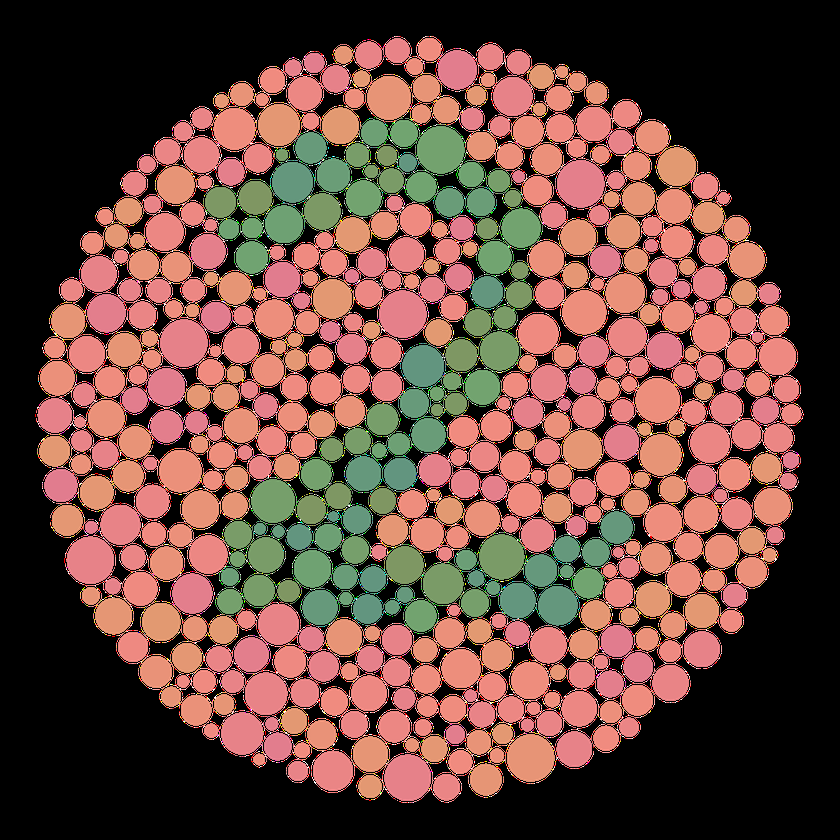
%> input picture analyse_donnees/analyse_en_composantes_principales/image.png, 840 x 840 px, shrunk from 1920 x 1920 before the run
$ octave test_Hishihara.m   (GNU Octave 9; MATLAB toolbox functions it lacks are replaced by stand-ins)
%> lines starting %> are read from the running program, lines starting %| are printed output that depends on the picture; in (x1, y1, x2, y2) boxes, pixels count from 0 and x2, y2 are one past the last pixel; in counts of white or black regions, pixels touching at a corner belong together; the program's own positions count from 1
### analyse_donnees/analyse_en_composantes_principales/noircir_pixels_blancs.m
function I_sans_blanc = noircir_pixels_blancs(I)

    I_sans_blanc = I;
    I_sans_blanc(I_sans_blanc == 255) = 0;

end

### analyse_donnees/analyse_en_composantes_principales/ACP.m
function [C,P] = ACP(X)

    moyenne = mean(X);
    n = size(X, 1);
    Xc = X - repmat(moyenne, n, 1);
    sigma = 1/n*(Xc'*Xc);
    [W, D] = eig(sigma);
    [~, indices] = sort(diag(D), 'descend');
    P = W(:, indices);
    C = Xc*P;

end

### analyse_donnees/analyse_en_composantes_principales/correlation_contraste.m
function [correlation,contraste] = correlation_contraste(X)

    moyenne = mean(X);
    n = size(X, 1);
    Xc = X - repmat(moyenne, n, 1);
    sigma = 1/n*(Xc'*Xc);
    variances = diag(sigma);
    correlation_RV = sigma(1,2)./(sqrt(sigma(1,1)*sigma(2,2)));
    correlation_RB = sigma(1,3)./(sqrt(sigma(1,1)*sigma(3,3)));
    correlation_BV = sigma(2,3)./(sqrt(sigma(3,3)*sigma(2,2)));
    correlation = [correlation_RV, correlation_RB, correlation_BV];
    contraste = variances/sum(variances);

end

### analyse_donnees/analyse_en_composantes_principales/test_Hishihara.m
clear;
close all;

taille_ecran = get(0,'ScreenSize');
L = taille_ecran(3);
H = taille_ecran(4);

figure('Name','ACP d''une image RVB',...
       'Position',[0.1*L,0.1*H,0.8*L,0.7*H],...
       'Color',[0.7 0.75 0.85]);

% Lecture d'une image RVB :
I = imread('image.png');
%> I is the input picture: size 840x840x3 uint8; mean R, G, B 106.6, 72, 63

% Modification de la couleur des pixels blancs :
I = noircir_pixels_blancs(I); % FONCTION A CODER
%> in noircir_pixels_blancs, `I_sans_blanc(I_sans_blanc == 255) = 0;`:
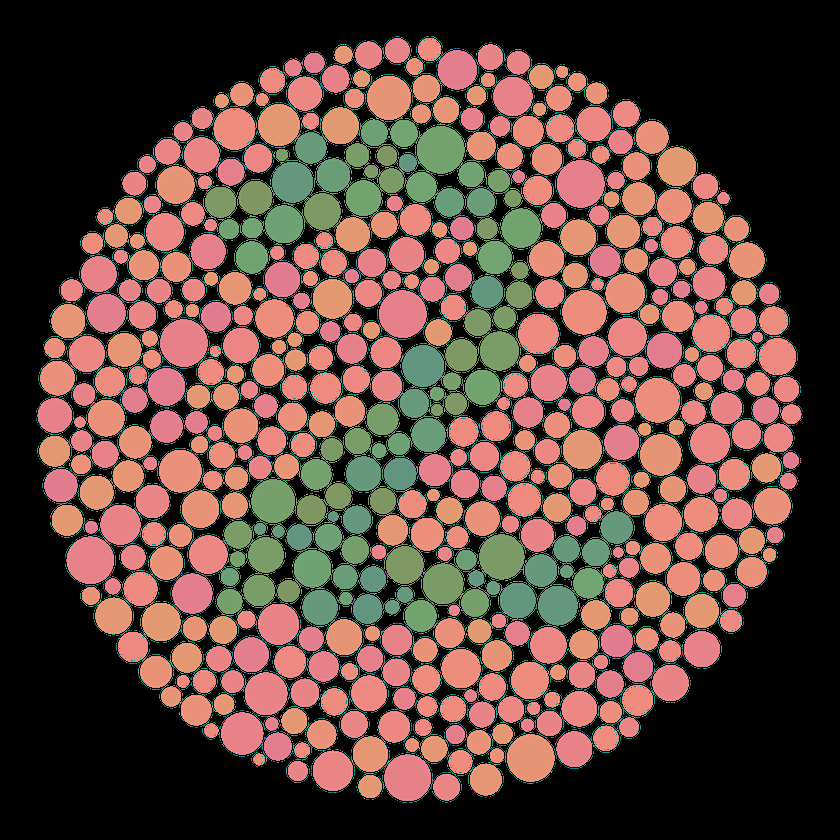
%> I_sans_blanc: size 840x840x3 uint8; 4.41% of pixels changed, all inside (x1, y1, x2, y2) = (35, 36, 804, 803)

% Decoupage de l'image modifiee en trois canaux et conversion en doubles :
R = double(I(:,:,1));
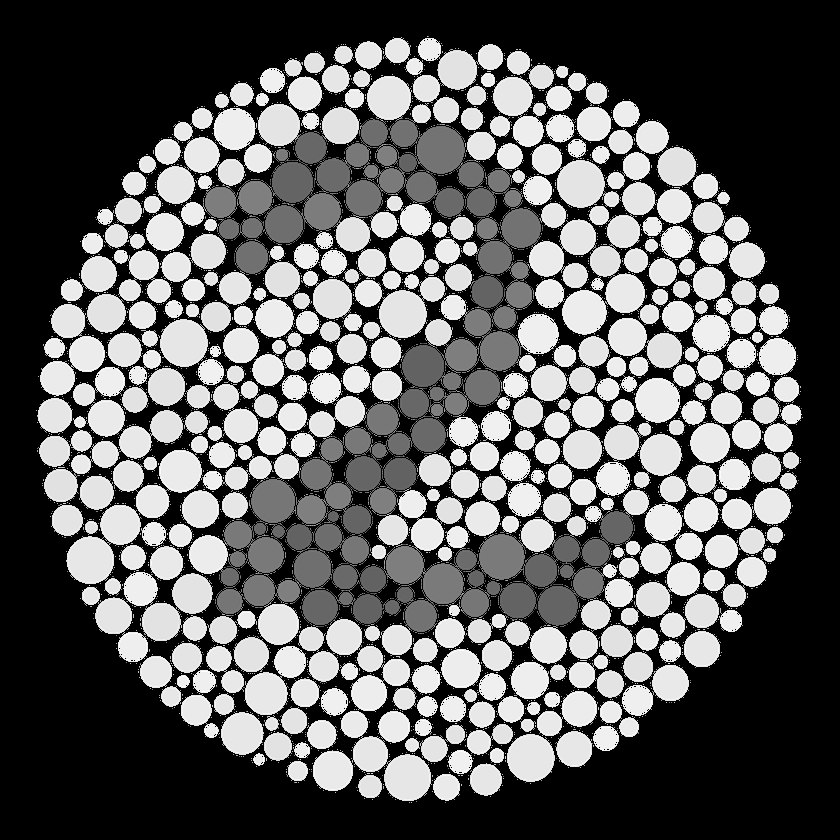
%> R: size 840x840 double; min 0, max 254, mean 95.7
V = double(I(:,:,2));
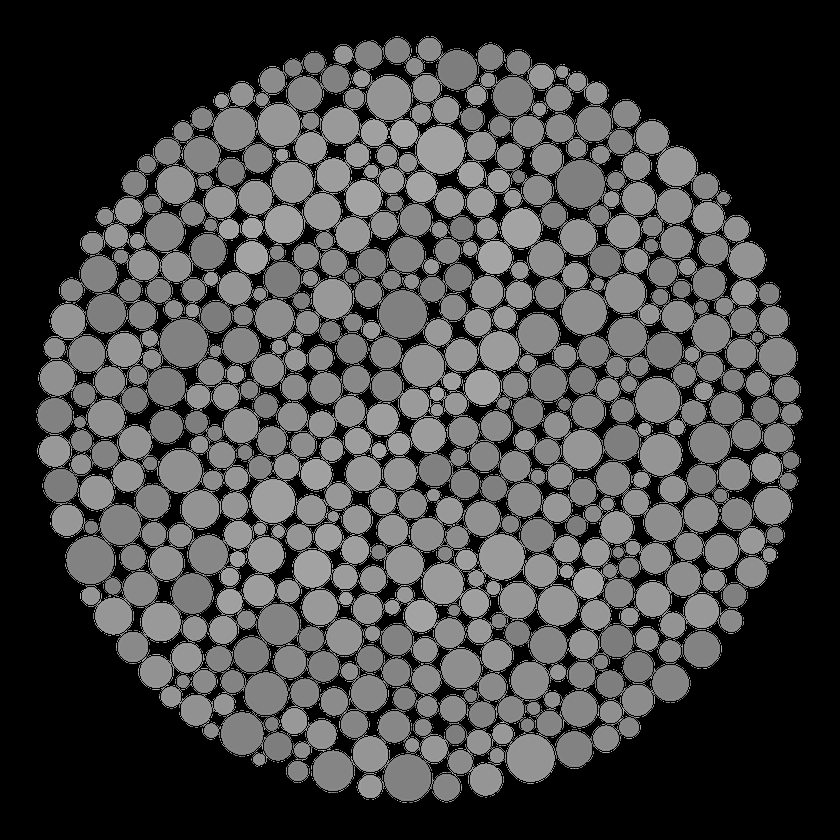
%> V: size 840x840 double; min 0, max 204, mean 69.5
B = double(I(:,:,3));
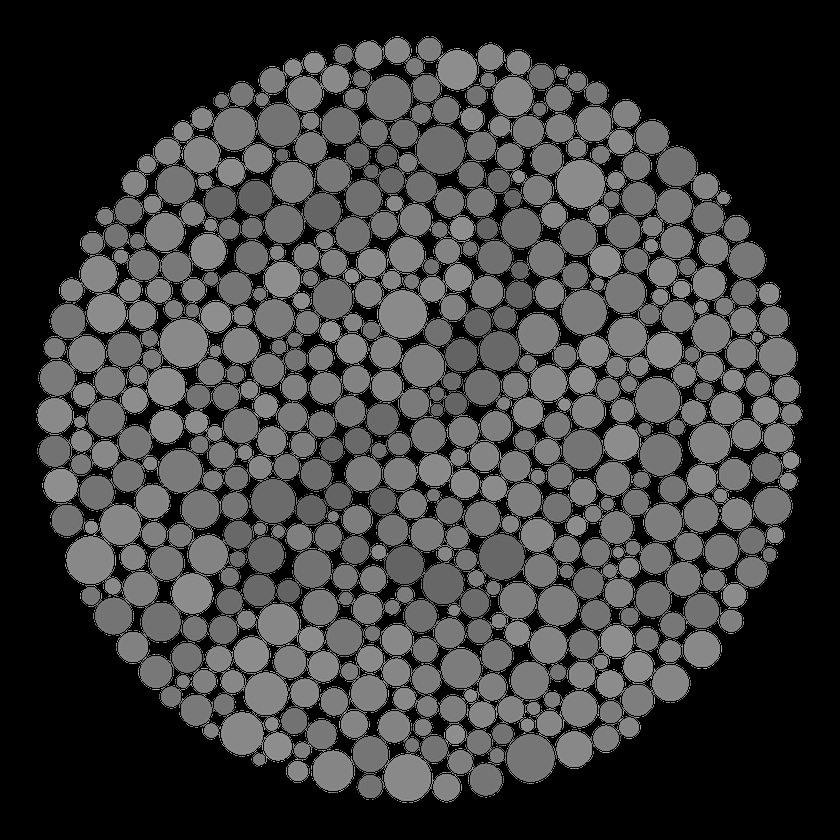
%> B: size 840x840 double; min 0, max 191, mean 61.2

% Matrice des donnees :
X = [R(:) V(:) B(:)];		% Les trois canaux sont vectorises et concatenes

% Analyse en composantes principales de la matrice X des donnees :
[C,matrice_passage] = ACP(X);	% FONCTION A CODER
%> in ACP, `moyenne = mean(X);`: moyenne = [95.68 69.5 61.15]
%> in ACP, `sigma = 1/n*(Xc'*Xc);`: sigma = [11853.8 6807.9 6195; 6807.9 5134.2 4395.7; 6195 4395.7 3991]
%> in ACP, `[W, D] = eig(sigma);`: W = [0.0732 0.646 0.759; 0.599 -0.637 0.485; -0.797 -0.42 0.434]; D = [118 0 0; 0 1122.2 0; 0 0 19738.8]
%> in ACP, `[~, indices] = sort(diag(D), 'descend');`: indices = [3; 2; 1]
%> in ACP, `P = W(:, indices);`: P = [0.759 0.646 0.0732; 0.485 -0.637 0.599; 0.434 -0.42 -0.797]
%> matrice_passage has the same summary as P in ACP
bornes_C = [min(C(:)) max(C(:))];
%> bornes_C = [-193.8 193.2]
vecteur_RVB2gris_normalise = matrice_passage(:,1)/norm(matrice_passage(:,1),1);
%> vecteur_RVB2gris_normalise = [0.453; 0.289; 0.259]
C1 = C(:,1);
C2 = C(:,2);
C3 = C(:,3);

% Calcul des correlations et contrastes :
[correlation,contraste] = correlation_contraste(C);
%> in correlation_contraste, `moyenne = mean(X);`: moyenne = [7.53e-11 -5.64e-12 -1.46e-13]
%> in correlation_contraste, `sigma = 1/n*(Xc'*Xc);`: sigma = [19738.8 -2.01e-08 -1.75e-08; -2.01e-08 1122.2 -4.24e-08; -1.75e-08 -4.24e-08 118]
%> in correlation_contraste, `variances = diag(sigma);`: variances = [19738.8; 1122.2; 118]
%> in correlation_contraste, `correlation_RV = sigma(1,2)./(sqrt(sigma(1,1)*sigma(2,2)));`: correlation_RV = -4.27e-12
%> in correlation_contraste, `correlation_RB = sigma(1,3)./(sqrt(sigma(1,1)*sigma(3,3)));`: correlation_RB = -1.15e-11
%> in correlation_contraste, `correlation_BV = sigma(2,3)./(sqrt(sigma(3,3)*sigma(2,2)));`: correlation_BV = -1.16e-10
%> in correlation_contraste, `correlation = [correlation_RV, correlation_RB, correlation_BV];`: correlation = [-4.27e-12 -1.15e-11 -1.16e-10]
%> in correlation_contraste, `contraste = variances/sum(variances);`: contraste = [0.941; 0.0535; 0.00562]
%> correlation = [-4.27e-12 -1.15e-11 -1.16e-10]; contraste = [0.941; 0.0535; 0.00562]

% Affichage du nuage de pixels dans le repere des composantes principales :
subplot(1,3,1);
plot3(C1,C2,C3,'.','MarkerSize',3,'Color',"#4DBEEE")
axis equal;
set(gca,'FontSize',10);
xlabel('C_1','FontWeight','bold','FontSize',15)
ylabel('C_2','FontWeight','bold','FontSize',15)
zlabel('C_3','FontWeight','bold','FontSize',15)
view([105 30])
rotate3d;
grid on;
title({'Representation 3D des pixels dans' ...
       'l''espace des composantes principales'},'FontSize',20)

% Affichage de l'image RVB :
subplot(3,3,2);
imagesc(uint8(I));
axis image off;
title('Image RVB','FontSize',20);

% Affichage des correlations :
subplot(7,3,11);
axis off
title(['r_{C_1C_2} = ' num2str(correlation(1),'%.2f')],'FontSize',20);

% Affichage des correlations :
subplot(7,3,14);
axis off
title(['r_{C_1C_3} = ' num2str(correlation(2),'%.2f')],'FontSize',20);

% Affichage des correlations :
subplot(7,3,17);
axis off
title(['r_{C_2C_3} = ' num2str(correlation(3),'%.2f')],'FontSize',20);

% Affichage de la premiere composante principale :
colormap gray;				% Pour afficher les images en niveaux de gris
subplot(3,3,3);
imagesc(reshape(C1,size(R)));
clim(bornes_C)
axis image off;
colorbar;
title(['Composante n°1 : contraste = ' num2str(100*contraste(1),'%.1f') '%'],'FontSize',20);

% Affichage de la deuxieme composante principale :
subplot(3,3,6);
imagesc(reshape(C2,size(V)));
clim(bornes_C)
axis image off;
colorbar;
title(['Composante n°2 : contraste = ' num2str(100*contraste(2),'%.1f') '%'],'FontSize',20);

% Affichage de la troisieme composante principale :
subplot(3,3,9);
imagesc(reshape(C3,size(B)));
clim(bornes_C)
axis image off;
colorbar;
title(['Composante n°3 : contraste = ' num2str(100*contraste(3),'%.1f') '%'],'FontSize',20);
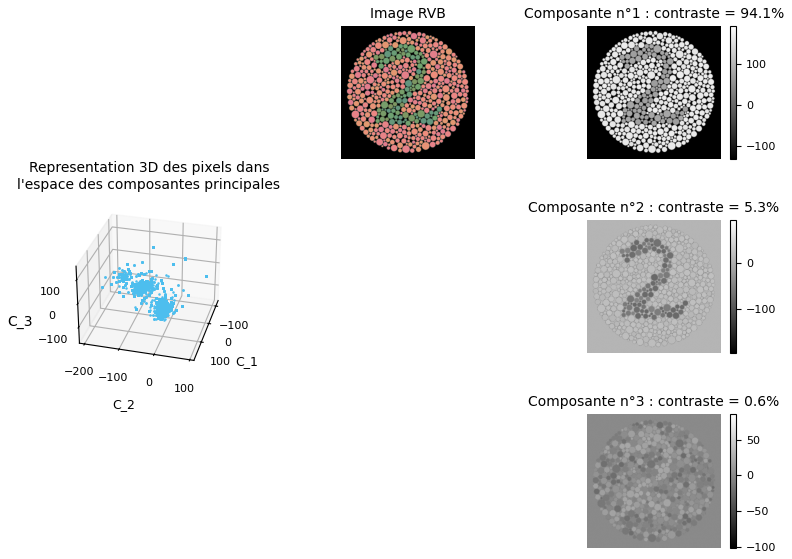
%> figure redrawn from the program's plot data, 5 panels
